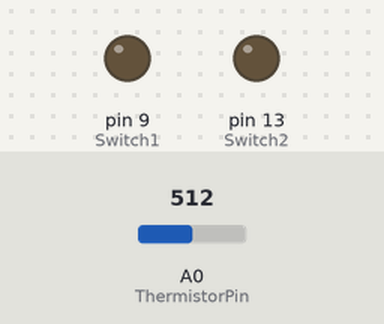
Bench run of a sketch on a simulated Arduino Uno, built with avr-gcc and run on an emulated ATmega328P. Shown: output pins drawn as LEDs (lit = HIGH). The inputs (shaded band) are chosen by the test bench; at power-on: A0 (ThermistorPin) = 512.

Above: at 1.2 s.
1.3 s: A0 (ThermistorPin) set to 56
At 4.1 s:
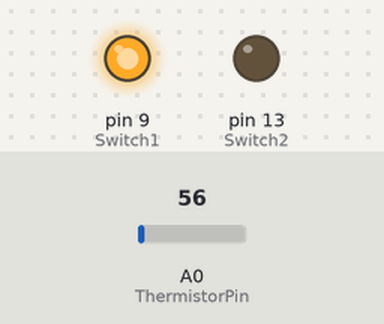
4.3 s: A0 (ThermistorPin) set to 47
At 8.4 s:
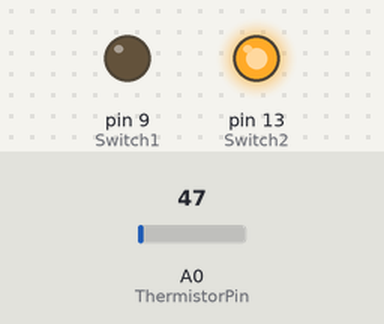
Timing chart, 0 to 9.9 s (numbered marks = the images above; inputs shaded):
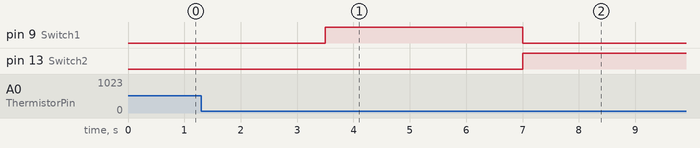

Measured:
- the behaviour switches between 53 and 52 on A0 (ThermistorPin) (found by bisection; images 1 and 2)

The sketch:

WAVGAT_Auto_Charger_On_Off.ino
```cpp
#include <SoftwareSerial.h>
#include <EEPROM.h>

const int addr = 10; //lets write at address 10
float minTempVal = 55;
float maxTempVal = 60;


SoftwareSerial mySerial(2, 3); // RX, TX
const int Switch1 = 9;
const int Switch2 = 13;

boolean switch_state = false;
boolean isbatteryfull = false;


//////////////////////////Temp variable//////////////////////////

int ThermistorPin = A0;//The Analogue pin where the thermistor is connected
int Vo;
float R1 = 1000;
float logR2, R2, T, Tc, Tf;
float c1 = 1.009249522e-03, c2 = 2.378405444e-04, c3 = 2.019202697e-07;

/////////for print without delay///////////////
unsigned long printable_milli = 0;

///////////////////////////////////////////////

float sum_sensor = 0;
float cur_tem = 0;
unsigned int counter = 0;

void setup()
{
  // Open serial communications and wait for port to open:
  // set the data rate for the SoftwareSerial port
  mySerial.begin(9600);
  pinMode(Switch1, OUTPUT);
  pinMode(Switch2, OUTPUT);
  readFloat(addr);//lets read and set from EEPROM data
}

void loop() // run over and over
{

  sum_sensor = sum_sensor + measureTemp(); //Lets measure the current tempt
  counter++;

  /////////////////////////////////
  if (mySerial.available()) {
    String input = mySerial.readString();
    mySerial.println("Recieved: ");
    mySerial.println(input);

    if (input.indexOf(",") < 0) {
      if (input.indexOf("_full_") > -1)  {
        isbatteryfull = true;
      }
      if (input.indexOf("_low_") > -1) {
        isbatteryfull = false;
      }
    } else {
      int len = input.length();
      if ( len < 15) {
        float mintemp;
        float maxtemp;
        for (int i = 0; i < len; i++) {
          if (input.substring(i, i + 1) == ",") {
            mintemp = stringTofloat(input.substring(0, i));
            maxtemp = stringTofloat(input.substring(i + 1));
            break;
          }
        }
        mySerial.println(mintemp);
        mySerial.println(maxtemp);
        minTempVal = mintemp;
        maxTempVal = maxtemp ;
        /////save the string directly to EEPROM/////
        char inputchar[50];
        input.toCharArray(inputchar, 50);
        int _size = sizeof(inputchar);
        for (int i = 0; i < _size; i++)
        {
          EEPROM.update(addr + i, inputchar[i]);
        }
        EEPROM.update(addr + _size, '\0'); //Add termination null character for String Data
      } else {
        MyPrint("Argument too long");
      }
    }
  }//if serial is available
  //
  //  if (isbatteryfull) {
  //    switch_state = false;
  //  } else {
  //    if (current_temp < minTempVal) {
  //      switch_state = true;
  //    }
  //    if (current_temp > maxTempVal) {
  //      switch_state = false;
  //    }
  //  }
  //  if (switch_state) {
  //    SwitchOn();
  //  } else {
  //    SwitchOff();
  //  }

  unsigned long cur_milli = millis();
  if (cur_milli - printable_milli > 3500) {
    cur_tem = sum_sensor / counter;
    /////////////////////////////////////////////////////////////////
    if (isbatteryfull) {
      switch_state = false;
    } else {
      if (cur_tem < minTempVal) {
        switch_state = true;
      }
      if (cur_tem > maxTempVal) {
        switch_state = false;
      }
    }
    if (switch_state) {
      SwitchOn();
    } else {
      SwitchOff();
    }

    ///////////////////////////////////////////////////////////////////

    printable_milli = cur_milli;
    mySerial.println();
    mySerial.print("Min Temp:");
    mySerial.println(minTempVal);
    mySerial.print("Max Temp:");
    mySerial.println(maxTempVal);
    mySerial.print("Measured count:");
    mySerial.println(counter);
    mySerial.print("Current Temp:");
    mySerial.println(cur_tem);
    mySerial.print("Batter Status:");
    if (isbatteryfull) {
      mySerial.println("Full");
    } else {
      mySerial.println("Not Full");
    }
    if (switch_state) {
      MyPrint("Turn on");
    } else {
      MyPrint("Turn off");
    }
    mySerial.println();
    //////reset the counter variables/////
    counter = 0;
    sum_sensor = 0;
  }
}
///////////////////////UTILITY///////////////////////
float stringTofloat(String value) {
  char buf[10];
  value.toCharArray(buf, value.length() + 1);
  return atof(buf);
}

void readFloat(char add)
{
  int CHARLEN = 25;
  char data[CHARLEN]; //Max 100 Bytes
  int len = 0;
  unsigned char k;
  k = EEPROM.read(add);
  while (k != '\0' && len < 500) //Read until null character
  {
    k = EEPROM.read(add + len);
    data[len] = k;
    len++;
    if (len > 30) {
      break;
    }
  }
  data[len] = '\0';
  char *mintem = strtok(data, ",");
  char *maxtem = strtok(NULL, ",");
  minTempVal = atof(mintem);
  maxTempVal = atof(maxtem);
}
/////////////////////////////////////////////////////////////////////////////////////////////

void SwitchOff() {
  digitalWrite(Switch1, HIGH);
  digitalWrite(Switch2, LOW);
}

void SwitchOn() {
  digitalWrite(Switch1, LOW);
  digitalWrite(Switch2, HIGH);
}

/////////////////////////////////

void MyPrint(char* tag) {
  mySerial.print("Log: ");
  mySerial.println(tag);
}


float measureTemp() {
  Vo = analogRead(ThermistorPin);
  R2 = R1 * (3967.0 / (float)Vo - 1.0);//3968 is max
  //  mySerial.print("Analog: ");
  //  mySerial.println(Vo);
  logR2 = log(R2);
  T = (1.0 / (c1 + c2 * logR2 + c3 * logR2 * logR2 * logR2));
  Tc = T - 273.15;
  return Tc;
}
```
